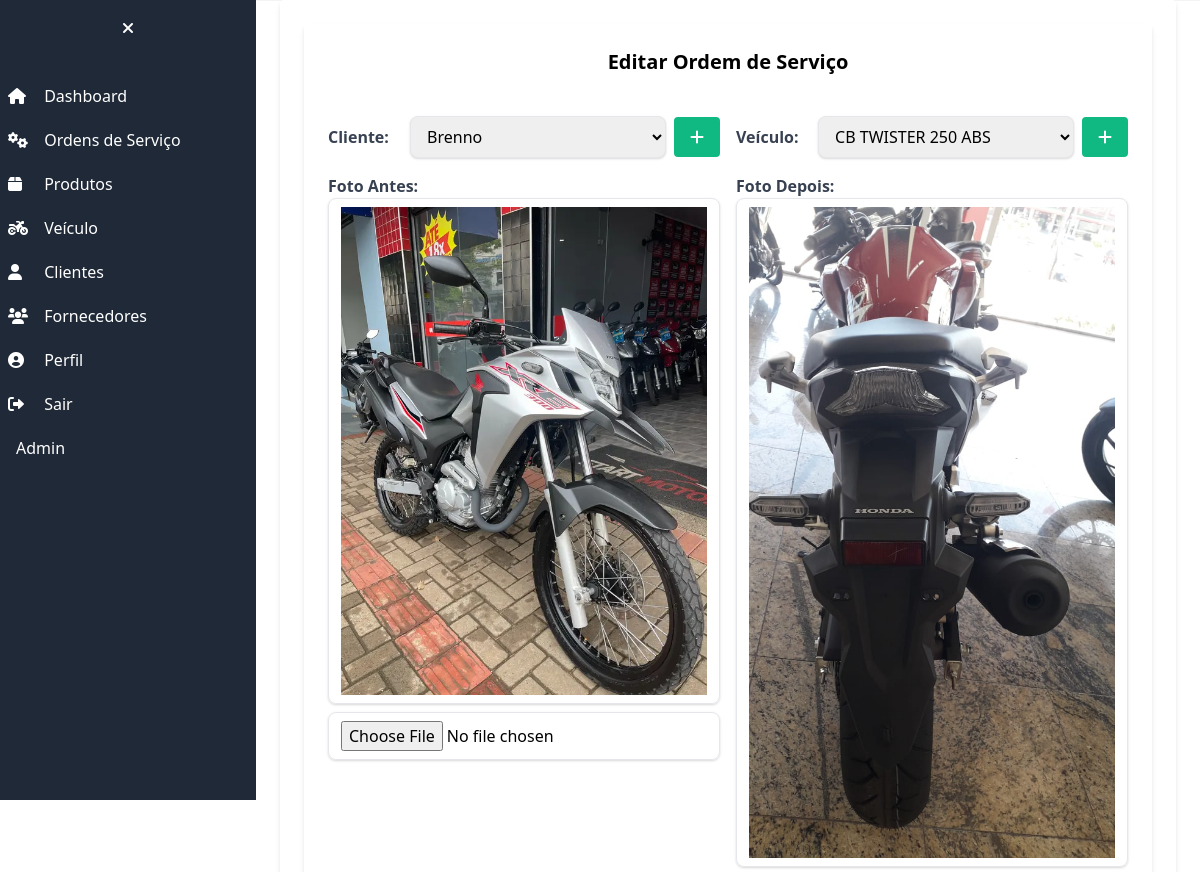
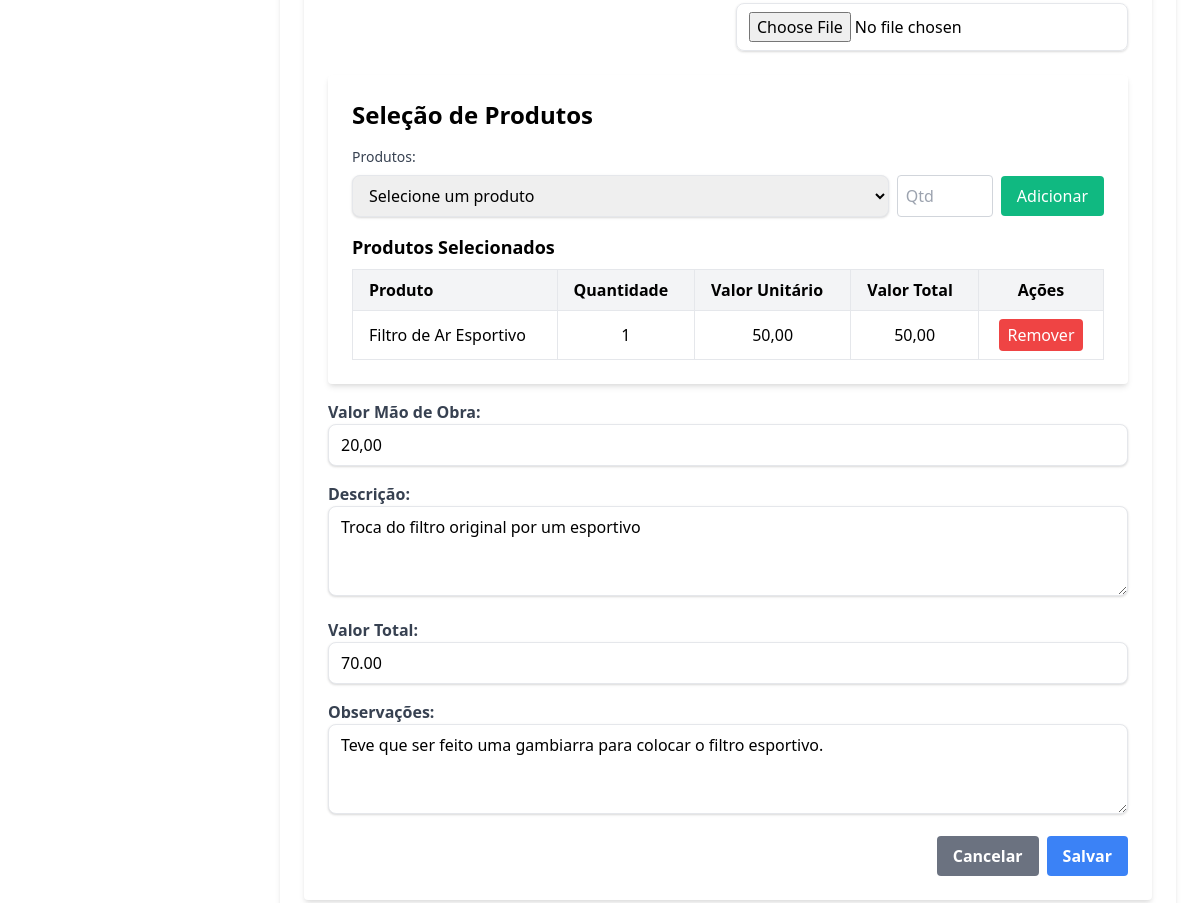
The page /ordem_servico/ordem_servico/16/editar/ (signed in) on the database its author committed (2 pictures, top to bottom).
### ordem_servico/models.py (models this page shows, shortened)
class OS(models.Model):
    cliente_nome = models.ForeignKey(Cliente, on_delete=models.CASCADE, verbose_name='Nome do Cliente')
    veiculo = models.ManyToManyField(Veiculo, verbose_name='Veiculo do Cliente')
    foto_inicio = models.ImageField(upload_to='images/', blank=True, verbose_name='Foto do veiculo antes da OS')
    data_inicio = models.DateTimeField(auto_now_add=True, null=False, blank=False, verbose_name="Data de inicio")
    data_fim = models.DateTimeField(null=True, blank=True, verbose_name="Data de entrega")
    foto_fim = models.ImageField(upload_to='images/', blank=True, null=True, verbose_name='Foto do veiculo depois da OS')
    mao_obra = models.DecimalField(max_digits=10, decimal_places=2, verbose_name='Valor da mão de obra')
    descricao = models.TextField(blank=True, verbose_name='Descrição')
    valor_total = models.DecimalField(max_digits=10, decimal_places=2)
    observacao = models.TextField('OBSERVAÇÕES', blank=True)
    class Meta:
        verbose_name = 'Ordem de Serviço'
        verbose_name_plural = 'Ordens de Serviço'

class OSProduto(models.Model):
    ordem_servico = models.ForeignKey(OS, on_delete=models.CASCADE, related_name='os_produtos')
    produto = models.ForeignKey(Produto, on_delete=models.CASCADE, related_name='produto_os')
    quantidade = models.PositiveIntegerField()

### cliente/models.py (models this page shows, shortened)
class Cliente(models.Model):
    nome = models.CharField('NOME', max_length=255)
    cpf_cnpj = models.CharField('CPF', max_length=18, validators=[validate_cpf_cnpj])
    data_nascimento = models.DateField('NASCIDO EM')
    telefone = models.CharField('TELEFONE 1', max_length=20, validators=[validate_phone])
    telefone2 = models.CharField('TELEFONE 2', max_length=20, validators=[validate_phone], blank=True)
    email = models.EmailField('EMAIL', blank=True)
    endereco_cep = models.CharField('CEP', max_length=10, blank=True)
    endereco_logradouro = models.CharField('ENDEREÇO', max_length=255, blank=True)
    endereco_numero = models.CharField('NÚMERO', max_length=10, blank=True)
    endereco_bairro = models.CharField('BAIRRO', max_length=255, blank=True)
    endereco_cidade = models.CharField('CIDADE', max_length=255, blank=True)
    endereco_estado = models.CharField('ESTADO', max_length=2, choices=ESTADOS_CHOICES, blank=True)
    endereco_complemento = models.CharField('COMPLEMENTO', max_length=255, blank=True)
    observacao = models.TextField('OBSERVAÇÕES', blank=True)
    criado_em = models.DateTimeField('CRIADO EM', auto_now_add=True)
    class Meta:
        verbose_name = 'Cliente'
        verbose_name_plural = 'Clientes'

### produto/models.py (models this page shows, shortened)
class Produto(models.Model):
    fornecedor = models.ForeignKey(Fornecedor, on_delete=models.CASCADE, verbose_name='Fornecedor')
    nome = models.CharField(max_length=255)
    descricao = models.TextField()
    valor = models.DecimalField(max_digits=10, decimal_places=2)
    outras_despesas = models.DecimalField(max_digits=10, decimal_places=2, default=0.00)
    custo_final = models.DecimalField(max_digits=10, decimal_places=2)
    lucro = models.DecimalField(max_digits=10, decimal_places=2)
    valor_venda = models.DecimalField(max_digits=10, decimal_places=2)
    qtd_minima = models.IntegerField()
    qtd_maxima = models.IntegerField()
    qtd_atual = models.IntegerField()

### ordem_servico/views.py (the view, shortened to what this page needs)
# urls.py: path('ordem_servico/<int:pk>/editar/', OSUpdateView.as_view(), name='os_edit'),
class OSUpdateView(UpdateView):
    model = OS
    form_class = OSForm
    template_name = "os_edit.html"
    success_url = reverse_lazy("os_list")
    def get_context_data(self, **kwargs):
        context = super().get_context_data(**kwargs)
        context["clientes"] = Cliente.objects.all()
        context["veiculos"] = Veiculo.objects.all()
        context["produtos"] = Produto.objects.all()
        context["produtos_form"] = OSProdutoForm(instance=self.object)
        context["ordem_servico"] = self.get_object()
        os_produtos = context["ordem_servico"].os_produtos.all()
        for item in os_produtos:
            item.valor_total = item.quantidade * item.produto.valor_venda
        context["os_produtos"] = os_produtos
        return context

### ordem_servico/forms.py
class OSForm(forms.ModelForm):
    class Meta:
        model = OS
        fields = '__all__'

### ordem_servico/templates/os_edit.html (shortened to what this page needs)
{% extends "base.html" %}
{% block content %}
<div class="w-full max-w-4xl bg-white mx-auto rounded shadow-md p-6">
    <div class="max-w-5xl bg-white rounded shadow-md p-6">
        <h2 class="text-xl font-bold mb-6 text-center">Editar Ordem de Serviço</h2>
        <form method="POST" enctype="multipart/form-data" class="flex-grow flex flex-col space-y-4">
            <div class="grid grid-cols-2 gap-4">
                <div class="flex items-center">
                    <label for="cliente" class="w-1/3 font-bold text-gray-700">Cliente:</label>
                    <select id="cliente" name="cliente_nome"
                        class="w-full py-2 px-3 border rounded-lg shadow focus:outline-none focus:ring">
                        {% for cliente in clientes %}
                        <option value="{{ cliente.id }}" {% if cliente.id == ordem_servico.cliente_nome.id %}selected {% endif %}>{{ cliente.nome }}</option>
                        {% endfor %}
                    </select>
                    <button type="button"
                        class="ml-2 bg-green-500 hover:bg-green-600 text-white font-bold py-2 px-4 rounded focus:outline-none focus:shadow-outline">
                        <i class="fas fa-plus"></i>
                    </button>
                </div>
                <div class="flex items-center">
                    <label for="veiculo" class="w-1/3 font-bold text-gray-700">Veículo:</label>
                    <select id="veiculo" name="veiculo"
                        class="w-full py-2 px-3 border rounded-lg shadow focus:outline-none focus:ring">
                        {% for veiculo in veiculos %}
                        <option value="{{ veiculo.id }}" {% if veiculo.id in ordem_servico.veiculo.all %}selected {% endif %}>{{ veiculo.modelo }}</option>
                        {% endfor %}
                    </select>
                    <button type="button"
                        class="ml-2 bg-green-500 hover:bg-green-600 text-white font-bold py-2 px-4 rounded focus:outline-none focus:shadow-outline">
                        <i class="fas fa-plus"></i>
                    </button>
                </div>
                <div>
                    <label class="block font-bold text-gray-700">Foto Antes:</label>
                    {% if ordem_servico.foto_inicio %}
                    <img src="{{ ordem_servico.foto_inicio.url }}" alt="Foto Antes"
                        class="w-full py-2 px-3 border rounded-lg shadow focus:outline-none focus:ring mb-2">
                    {% endif %}
                    <input type="file" name="foto_inicio" accept="image/*" onchange="previewImage(event, 'previewAntes')"
                        class="w-full py-2 px-3 border rounded-lg shadow focus:outline-none focus:ring">
                </div>
                <div>
                    <label class="block font-bold text-gray-700">Foto Depois:</label>
                    {% if ordem_servico.foto_fim %}
                    <img src="{{ ordem_servico.foto_fim.url }}" alt="Foto Depois"
                        class="w-full py-2 px-3 border rounded-lg shadow focus:outline-none focus:ring mb-2">
                    {% endif %}
                    <input type="file" name="foto_fim" accept="image/*" onchange="previewImage(event, 'previewDepois')"
                        class="w-full py-2 px-3 border rounded-lg shadow focus:outline-none focus:ring">
                </div>
            </div>
            <div class="p-6 bg-white rounded shadow-md mt-6">
                <h2 class="text-2xl font-bold mb-4">Seleção de Produtos</h2>
                <div>
                    <label for="produto" class="block text-sm font-medium text-gray-700">Produtos:</label>
                    <div class="flex items-center space-x-2 mt-2">
                        <select id="produto" name="produto[]"
                            class="w-full py-2 px-3 border rounded-lg shadow focus:outline-none focus:ring">
                            <option value="" disabled selected>Selecione um produto</option>
                        </select>
                        <input type="number" id="quantidade"
                            class="w-24 p-2 border border-gray-300 rounded focus:outline-none focus:ring"
                            placeholder="Qtd" min="1">
                        <button type="button" id="adicionarProduto" class="bg-green-500 text-white px-4 py-2 rounded hover:bg-green-600">Adicionar</button>
                    </div>
                </div>
                <div class="mt-4">
                    <h3 class="text-lg font-bold mb-2">Produtos Selecionados</h3>
                    <table class="w-full table-auto border border-gray-300">
                        <thead class="bg-gray-100">
                            <tr>
                                <th class="px-4 py-2 text-left border">Produto</th>
                                <th class="px-4 py-2 text-left border">Quantidade</th>
                                <th class="px-4 py-2 text-left border">Valor Unitário</th>
                                <th class="px-4 py-2 text-left border">Valor Total</th>
                                <th class="px-4 py-2 text-center border">Ações</th>
                            </tr>
                        </thead>
                        <tbody id="listaProdutos" class="bg-white">
                            {% for item in os_produtos %}
                            <tr id="produto-{{ item.id }}" data-produto-id="{{ item.produto.id }}">
                                <td class="px-4 py-2 border">{{ item.produto.nome }}</td>
                                <td class="px-4 py-2 border text-center">{{ item.quantidade }}</td>
                                <td class="px-4 py-2 border text-center">{{ item.produto.valor_venda }}</td>
                                <td class="px-4 py-2 border text-center valor-total-produto">{{ item.valor_total }}</td>
                                <td class="px-4 py-2 text-center border">
                                    <button type="button" class="bg-red-500 text-white px-2 py-1 rounded hover:bg-red-600 remover">Remover</button>
                                </td>
                            </tr>
                            {% endfor %}
                        </tbody>
                    </table>
                </div>
            </div>
            <div class="mt-6">
                <label for="mao_obra" class="block font-bold text-gray-700">Valor Mão de Obra:</label>
                <input id="mao_obra" name="mao_obra" step="0.01" value="{{ ordem_servico.mao_obra }}"
                    class="w-full py-2 px-3 border rounded-lg shadow focus:outline-none focus:ring">
            </div>
            <div>
                <label for="descricao" class="block font-bold text-gray-700">Descrição:</label>
                <textarea id="descricao" name="descricao" rows="3"
                    class="w-full py-2 px-3 border rounded-lg shadow focus:outline-none focus:ring">{{ ordem_servico.descricao }}</textarea>
            </div>
            <div>
                <label for="valor_total" class="block font-bold text-gray-700">Valor Total:</label>
                <input id="valor_total" name="valor_total" step="0.01" value="{{ ordem_servico.valor_total }}"
                    class="w-full py-2 px-3 border rounded-lg shadow focus:outline-none focus:ring">
            </div>
            <div>
                <label for="observacoes" class="block font-bold text-gray-700">Observações:</label>
                <textarea id="observacoes" name="observacao" rows="3"
                    class="w-full py-2 px-3 border rounded-lg shadow focus:outline-none focus:ring">{{ ordem_servico.observacao }}</textarea>
            </div>
            <div class="mt-6 flex justify-end space-x-2">
                <a href="/ordem_servico/" class="bg-gray-500 hover:bg-gray-600 text-white font-bold py-2 px-4 rounded focus:outline-none focus:shadow-outline">Cancelar</a>
                <button type="submit"
                    class="bg-blue-500 hover:bg-blue-600 text-white font-bold py-2 px-4 rounded focus:outline-none focus:shadow-outline">Salvar</button>
            </div>
        </form>
    </div>
</div>
{% endblock %}

### ordem_servico/templates/os_edit.html (style rules this page uses)
.remover, #adicionarProduto { position: relative; z-index: 10; }

### rows shown on the page
OS: cliente_nome "Brenno", foto_inicio (picture), foto_fim (picture), mao_obra "20,00", descricao "Troca do filtro original por um esportivo", valor_total "70.00", observacao "Teve que ser feito uma gambiarra para colocar o filtro esportivo."
OSProduto: produto.nome "Filtro de Ar Esportivo", quantidade "1", produto.valor_venda "50,00", valor_total "50,00"

### other values the page prints
form field veiculo "CB TWISTER 250 ABS"
